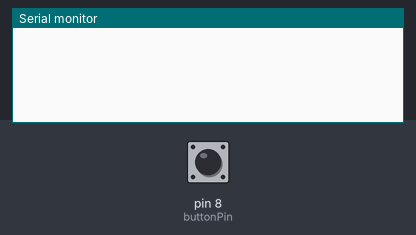
Simulated run of this sketch. Board: Arduino Uno, built with avr-gcc and run on an emulated ATmega328P. Shown: the last lines printed to the serial monitor. Inputs (shaded band) come from the test bench; at power-on: pin 8 (buttonPin) LOW.

Above: at 1.2 s.
1.3 s: pin 8 (buttonPin) pulled HIGH for 0.15 s
At 2.5 s:
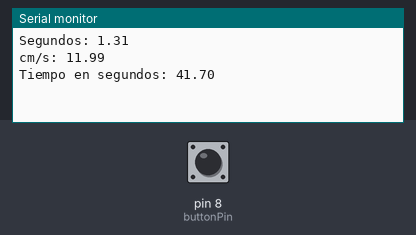
2.9 s: pin 8 (buttonPin) pulled HIGH for 1 s
At 3.9 s:
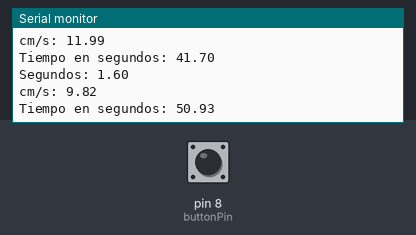
5.4 s: pin 8 (buttonPin) pulled HIGH for 0.15 s
At 6.9 s:
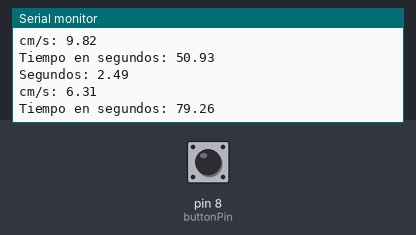

Measured:
- after the input at 1.3 s, the serial monitor: prints a new line at once (image 1)
- after the input at 2.9 s, the serial monitor: prints a new line at once (image 2)
- after the input at 5.4 s, the serial monitor: prints a new line at once (image 3)

The sketch:

conveyor_speed.ino
```cpp
/*
El ejemplo calcula la velocidad de un engrane (podría ser cualquier piñon o incluso alguna rueda)
para el calculo se necesita conocer la circunferencia: diam * π aunque medir con una cinta flexible
dara mejor resultado. Dependiendo la pieza a tomar la medicion (engrane o rueda) se debe tomar en
cuenta el numero de dientes para ajustar las rpm. Tambien será necesario conocer la distancia exacta
para tomar la medición, por ejemplo 5m. Por ultimo se necesita conocer el tiempo entre cada "click"
Para este caso se usó un boton de pulso simulando un "limit-switch" asi como una resistencia de 10K.
El algoritmo es el siguiente:

Obtenemos primero el tiempo con la funcion getTime(), esto retorna el tiempo en milisegundos
La condicional es para imprimir en el monitor serial los calculos
La velocidad se obtiene con: distancia entre tiempo, esto retorna la velocidad en cm/s
El tiempo en segundos se obtiene con: distancia / velocidad
*/
const int buttonPin = 8;

int buttonState = 0;
int pressState = 0;

float ms = 0;
float fullDist = 500;
float dist = 15.708; //Resultado de 50cm * PI / n(dientes)
float vel;

void setup() {
  pinMode(buttonPin, INPUT);
  Serial.begin(115200);
}

void loop() {
  buttonState = digitalRead(buttonPin);
  getTime();
  if (buttonState == HIGH && pressState == 0){
    vel = (dist / (ms/1000));
    Serial.println("Segundos: " + String(ms / 1000));
    Serial.print("cm/s: ");
    Serial.println(vel);
    Serial.print("Tiempo en segundos: ");
    Serial.println(fullDist / vel);
    ms = 0;
    pressState = 1;
  }else if (buttonState == LOW){
    pressState = 0;
  }
}

void getTime(){
  ms += 10;
  delay(10);
}
```
